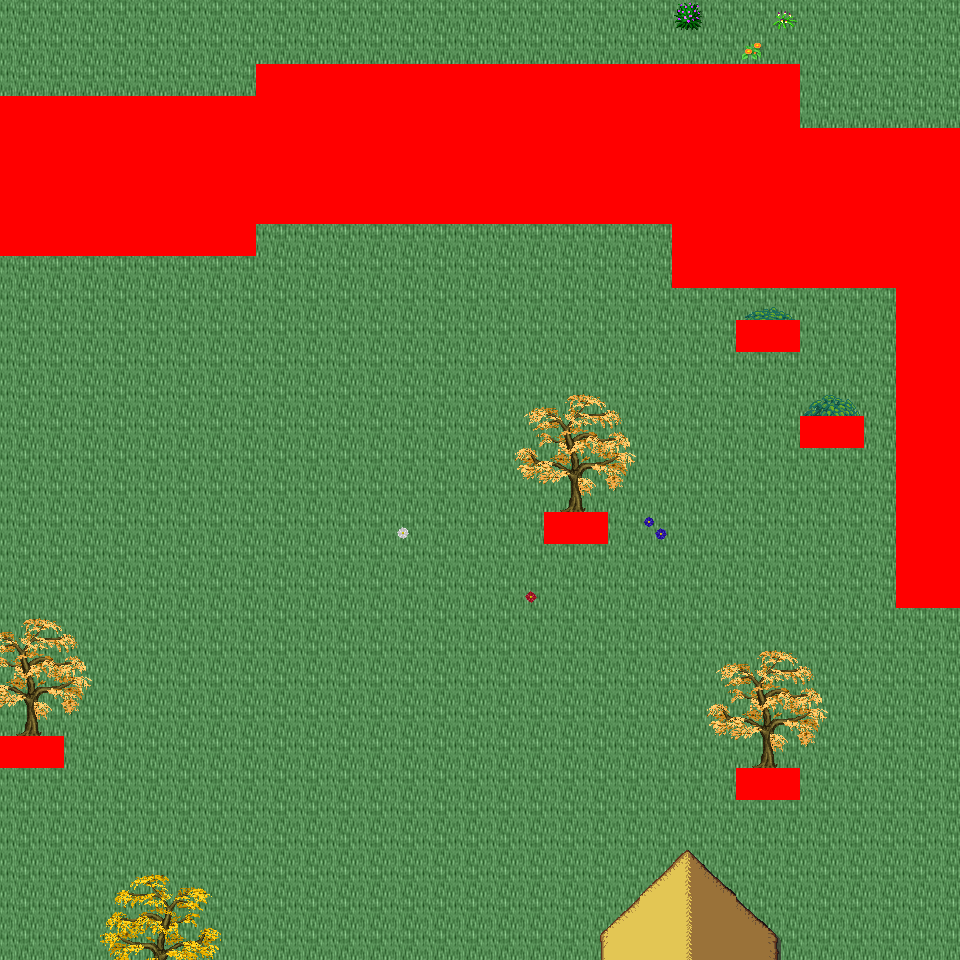

A 2D game scene composited from a Tiled map and its tileset images. What follows is a short description and the map's XML, with each tile layer's data collapsed to a summary:
An orthogonal 30x30 tile map with 32x32 px tiles, 6 tile layers (Ground, Object, Object2, Above, ...), 46 tilesets and 4 objects (4x mapExit).

<map version="1.0" orientation="orthogonal" renderorder="right-down" width="30" height="30" tilewidth="32" tileheight="32" nextobjectid="5">
  <tileset firstgid="1" name="tileset_logic_collision" tilewidth="32" tileheight="32" tilecount="1" columns="1">
    <image source="../drawable/tileset_logic_collision.png" width="32" height="32" />
  </tileset>
  <tileset firstgid="2" name="tileset_ground_ground" tilewidth="32" tileheight="32" tilecount="33" columns="3">
    <image source="../drawable/tileset_ground_ground.png" width="96" height="352" />
  </tileset>
  <tileset firstgid="35" name="tileset_building_castle" tilewidth="32" tileheight="32" tilecount="320" columns="20">
    <image source="../drawable/tileset_building_castle.png" width="640" height="512" />
  </tileset>
  <tileset firstgid="355" name="tileset_item_weapon_cannon" tilewidth="32" tileheight="32" tilecount="12" columns="3">
    <image source="../drawable/tileset_item_weapon_cannon.png" width="96" height="128" />
  </tileset>
  <tileset firstgid="367" name="tileset_item_pot_barrels_1" tilewidth="32" tileheight="32" tilecount="8" columns="4">
    <image source="../drawable/tileset_item_pot_barrels_1.png" width="128" height="64" />
  </tileset>
  <tileset firstgid="375" name="tileset_building_door_door" tilewidth="32" tileheight="32" tilecount="6" columns="3">
    <image source="../drawable/tileset_building_door_door.png" width="96" height="64" />
  </tileset>
  <tileset firstgid="381" name="tileset_building_door_closed" tilewidth="32" tileheight="32" tilecount="1" columns="1">
    <image source="../drawable/tileset_building_door_closed.png" width="32" height="32" />
  </tileset>
  <tileset firstgid="382" name="tileset_building_window_window_centered" tilewidth="32" tileheight="32" tilecount="1" columns="1">
    <image source="../drawable/tileset_building_window_window_centered.png" width="32" height="32" />
  </tileset>
  <tileset firstgid="383" name="tileset_building_decoration_chimney_big" tilewidth="32" tileheight="32" tilecount="2" columns="1">
    <image source="../drawable/tileset_building_decoration_chimney_big.png" width="32" height="64" />
  </tileset>
  <tileset firstgid="385" name="tileset_ground_grass_corners" tilewidth="32" tileheight="32" tilecount="24" columns="6">
    <image source="../drawable/tileset_ground_grass_corners.png" width="192" height="128" />
  </tileset>
  <tileset firstgid="409" name="tileset_ground_grass_edges" tilewidth="32" tileheight="32" tilecount="36" columns="12">
    <image source="../drawable/tileset_ground_grass_edges.png" width="384" height="96" />
  </tileset>
  <tileset firstgid="445" name="tileset_item_statue_lion_statues" tilewidth="32" tileheight="32" tilecount="8" columns="2">
    <image source="../drawable/tileset_item_statue_lion_statues.png" width="64" height="128" />
  </tileset>
  <tileset firstgid="453" name="tileset_item_statue_girl_with_bird" tilewidth="32" tileheight="32" tilecount="12" columns="4">
    <image source="../drawable/tileset_item_statue_girl_with_bird.png" width="128" height="96" />
  </tileset>
  <tileset firstgid="465" name="tileset_furniture_light_lamp_blue" tilewidth="32" tileheight="32" tilecount="3" columns="1">
    <image source="../drawable/tileset_furniture_light_lamp_blue.png" width="32" height="96" />
  </tileset>
  <tileset firstgid="468" name="tileset_light_dim_light_7x5" tilewidth="32" tileheight="32" tilecount="35" columns="7">
    <image source="../drawable/tileset_light_dim_light_7x5.png" width="224" height="160" />
  </tileset>
  <tileset firstgid="503" name="tileset_plant_flower_daisy_blue" tilewidth="32" tileheight="32" tilecount="8" columns="2">
    <image source="../drawable/tileset_plant_flower_daisy_blue.png" width="64" height="128" />
  </tileset>
  <tileset firstgid="511" name="tileset_plant_flower_daisy_red" tilewidth="32" tileheight="32" tilecount="8" columns="2">
    <image source="../drawable/tileset_plant_flower_daisy_red.png" width="64" height="128" />
  </tileset>
  <tileset firstgid="519" name="tileset_plant_flower_daisy_white" tilewidth="32" tileheight="32" tilecount="8" columns="2">
    <image source="../drawable/tileset_plant_flower_daisy_white.png" width="64" height="128" />
  </tileset>
  <tileset firstgid="527" name="tileset_plant_flower_daisy_yellow" tilewidth="32" tileheight="32" tilecount="8" columns="2">
    <image source="../drawable/tileset_plant_flower_daisy_yellow.png" width="64" height="128" />
  </tileset>
  <tileset firstgid="535" name="tileset_plant_tree_fall_trees" tilewidth="32" tileheight="32" tilecount="40" columns="8">
    <image source="../drawable/tileset_plant_tree_fall_trees.png" width="256" height="160" />
  </tileset>
  <tileset firstgid="575" name="tileset_plant_tree_oak_tree" tilewidth="32" tileheight="32" tilecount="20" columns="4">
    <image source="../drawable/tileset_plant_tree_oak_tree.png" width="128" height="160" />
  </tileset>
  <tileset firstgid="595" name="tileset_plant_tree_chestnut_tree" tilewidth="32" tileheight="32" tilecount="20" columns="4">
    <image source="../drawable/tileset_plant_tree_chestnut_tree.png" width="128" height="160" />
  </tileset>
  <tileset firstgid="615" name="tileset_plant_tree_locust_tree" tilewidth="32" tileheight="32" tilecount="20" columns="4">
    <image source="../drawable/tileset_plant_tree_locust_tree.png" width="128" height="160" />
  </tileset>
  <tileset firstgid="635" name="tileset_logic_protection" tilewidth="32" tileheight="32" tilecount="2" columns="2">
    <image source="../drawable/tileset_logic_protection.png" width="64" height="32" />
  </tileset>
  <tileset firstgid="637" name="tileset_plant_bush_hosta" tilewidth="32" tileheight="32" tilecount="9" columns="3">
    <image source="../drawable/tileset_plant_bush_hosta.png" width="96" height="96" />
  </tileset>
  <tileset firstgid="646" name="tileset_plant_flower_flowers_mixed" tilewidth="32" tileheight="32" tilecount="16" columns="4">
    <image source="../drawable/tileset_plant_flower_flowers_mixed.png" width="128" height="128" />
  </tileset>
  <tileset firstgid="662" name="tileset_plant_flower_red_blue_clusters" tilewidth="32" tileheight="32" tilecount="4" columns="1">
    <image source="../drawable/tileset_plant_flower_red_blue_clusters.png" width="32" height="128" />
  </tileset>
  <tileset firstgid="666" name="tileset_furniture_chair_bench_iron" tilewidth="32" tileheight="32" tilecount="4" columns="2">
    <image source="../drawable/tileset_furniture_chair_bench_iron.png" width="64" height="64" />
  </tileset>
  <tileset firstgid="670" name="tileset_plant_stump_stump_pale_purple" tilewidth="32" tileheight="32" tilecount="4" columns="2">
    <image source="../drawable/tileset_plant_stump_stump_pale_purple.png" width="64" height="64" />
  </tileset>
  <tileset firstgid="674" name="tileset_plant_stump_small_stump" tilewidth="32" tileheight="32" tilecount="4" columns="2">
    <image source="../drawable/tileset_plant_stump_small_stump.png" width="64" height="64" />
  </tileset>
  <tileset firstgid="678" name="tileset_building_decoration_banner" tilewidth="32" tileheight="32" tilecount="12" columns="1">
    <image source="../drawable/tileset_building_decoration_banner.png" width="32" height="384" />
  </tileset>
  <tileset firstgid="690" name="tileset_building_decoration_chimney" tilewidth="32" tileheight="32" tilecount="2" columns="1">
    <image source="../drawable/tileset_building_decoration_chimney.png" width="32" height="64" />
  </tileset>
  <tileset firstgid="692" name="tileset_plant_flower_vines_flowered" tilewidth="32" tileheight="32" tilecount="9" columns="3">
    <image source="../drawable/tileset_plant_flower_vines_flowered.png" width="96" height="96" />
  </tileset>
  <tileset firstgid="701" name="tileset_building_decoration_library_banner" tilewidth="32" tileheight="32" tilecount="6" columns="3">
    <image source="../drawable/tileset_building_decoration_library_banner.png" width="96" height="64" />
  </tileset>
  <tileset firstgid="707" name="tileset_logic_portal" tilewidth="32" tileheight="32" tilecount="24" columns="8">
    <image source="../drawable/tileset_logic_portal.png" width="256" height="96" />
  </tileset>
  <tileset firstgid="731" name="tileset_building_cottage" tilewidth="32" tileheight="32" tilecount="256" columns="16">
    <image source="../drawable/tileset_building_cottage.png" width="512" height="512" />
  </tileset>
  <tileset firstgid="987" name="tileset_building_roof_thatched_roof" tilewidth="32" tileheight="32" tilecount="256" columns="16">
    <image source="../drawable/tileset_building_roof_thatched_roof.png" width="512" height="512" />
  </tileset>
  <tileset firstgid="1243" name="tileset_building_window_windows" tilewidth="32" tileheight="32" tilecount="256" columns="16">
    <image source="../drawable/tileset_building_window_windows.png" width="512" height="512" />
  </tileset>
  <tileset firstgid="1499" name="tileset_building_door_doors" tilewidth="32" tileheight="32" tilecount="256" columns="16">
    <image source="../drawable/tileset_building_door_doors.png" width="512" height="512" />
  </tileset>
  <tileset firstgid="1755" name="tileset_building_decoration_chimney_brown_stacks" tilewidth="32" tileheight="32" tilecount="2" columns="1">
    <image source="../drawable/tileset_building_decoration_chimney_brown_stacks.png" width="32" height="64" />
  </tileset>
  <tileset firstgid="1757" name="tileset_ground_ground_3" tilewidth="32" tileheight="32" tilecount="5" columns="5">
    <image source="../drawable/tileset_ground_ground_3.png" width="160" height="32" />
  </tileset>
  <tileset firstgid="1762" name="tileset_plant_bush_bush_pinks" tilewidth="32" tileheight="32" tilecount="4" columns="2">
    <image source="../drawable/tileset_plant_bush_bush_pinks.png" width="64" height="64" />
  </tileset>
  <tileset firstgid="1766" name="tileset_plant_bushes_and_trees" tilewidth="32" tileheight="32" tilecount="144" columns="16">
    <image source="../drawable/tileset_plant_bushes_and_trees.png" width="512" height="289" />
  </tileset>
  <tileset firstgid="1910" name="tileset_plant_bush_berried" tilewidth="32" tileheight="32" tilecount="60" columns="5">
    <image source="../drawable/tileset_plant_bush_berried.png" width="160" height="384" />
  </tileset>
  <tileset firstgid="1970" name="tileset_plant_bush_leafy" tilewidth="32" tileheight="32" tilecount="48" columns="8">
    <image source="../drawable/tileset_plant_bush_leafy.png" width="256" height="192" />
  </tileset>
  <tileset firstgid="2018" name="tileset_plant_bush_flowering" tilewidth="32" tileheight="32" tilecount="72" columns="8">
    <image source="../drawable/tileset_plant_bush_flowering.png" width="256" height="288" />
  </tileset>
  <layer name="Ground" width="30" height="30">
    <data>[900 cells, 900 non-empty, 7 distinct tile ids]</data>
  </layer>
  <layer name="Object" width="30" height="30">
    <data>[900 cells, 75 non-empty, 16 distinct tile ids]</data>
  </layer>
  <layer name="Object2" width="30" height="30">
    <data>[900 cells, 17 non-empty, 15 distinct tile ids]</data>
  </layer>
  <layer name="Above" width="30" height="30">
    <data>[900 cells, 48 non-empty, 39 distinct tile ids]</data>
  </layer>
  <layer name="Above2" width="30" height="30">
    <data>[900 cells, 32 non-empty, 16 distinct tile ids]</data>
  </layer>
  <layer name="Walkable" width="30" height="30">
    <data>[900 cells, 188 non-empty, 1 distinct tile ids]</data>
  </layer>
  <objectgroup name="MapEvents">
    <object id="1" name="south" type="mapExit" x="0" y="928" width="960" height="32">
      <properties>
        <property name="map" value="level_0_x21_y43" />
        <property name="x" value="0" />
        <property name="y" value="1" />
      </properties>
    </object>
    <object id="2" name="west" type="mapExit" x="0" y="0" width="32" height="96">
      <properties>
        <property name="map" value="level_0_x20_y42" />
        <property name="x" value="28" />
        <property name="y" value="0" />
      </properties>
    </object>
    <object id="3" name="west2" type="mapExit" x="0" y="256" width="32" height="480">
      <properties>
        <property name="map" value="level_0_x20_y42" />
        <property name="x" value="28" />
        <property name="y" value="8" />
      </properties>
    </object>
    <object id="4" name="west3" type="mapExit" x="0" y="768" width="32" height="192">
      <properties>
        <property name="map" value="level_0_x20_y42" />
        <property name="x" value="28" />
        <property name="y" value="24" />
      </properties>
    </object>
  </objectgroup>
</map>
